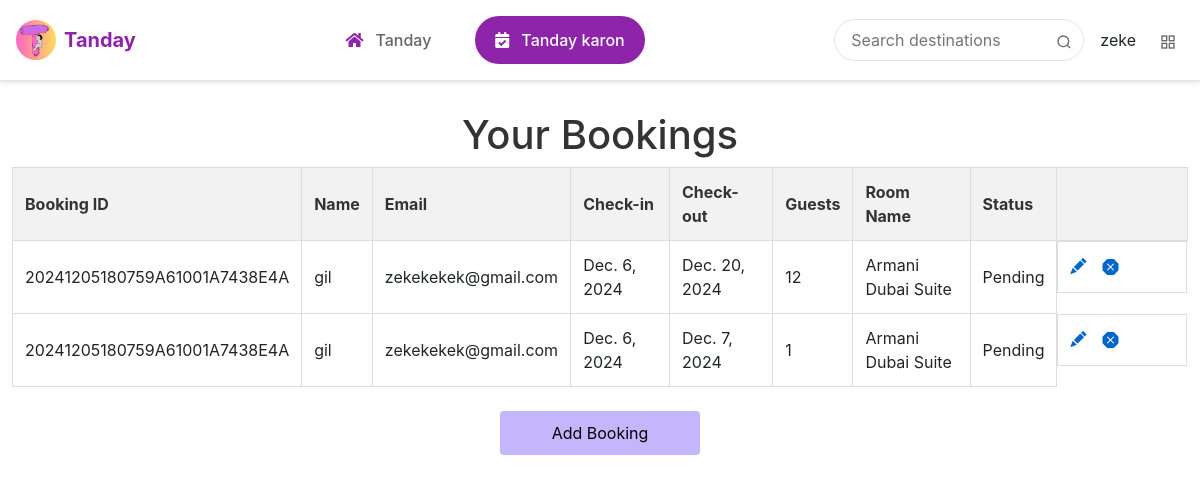
The app's page /my_bookings/ (signed in), older data.
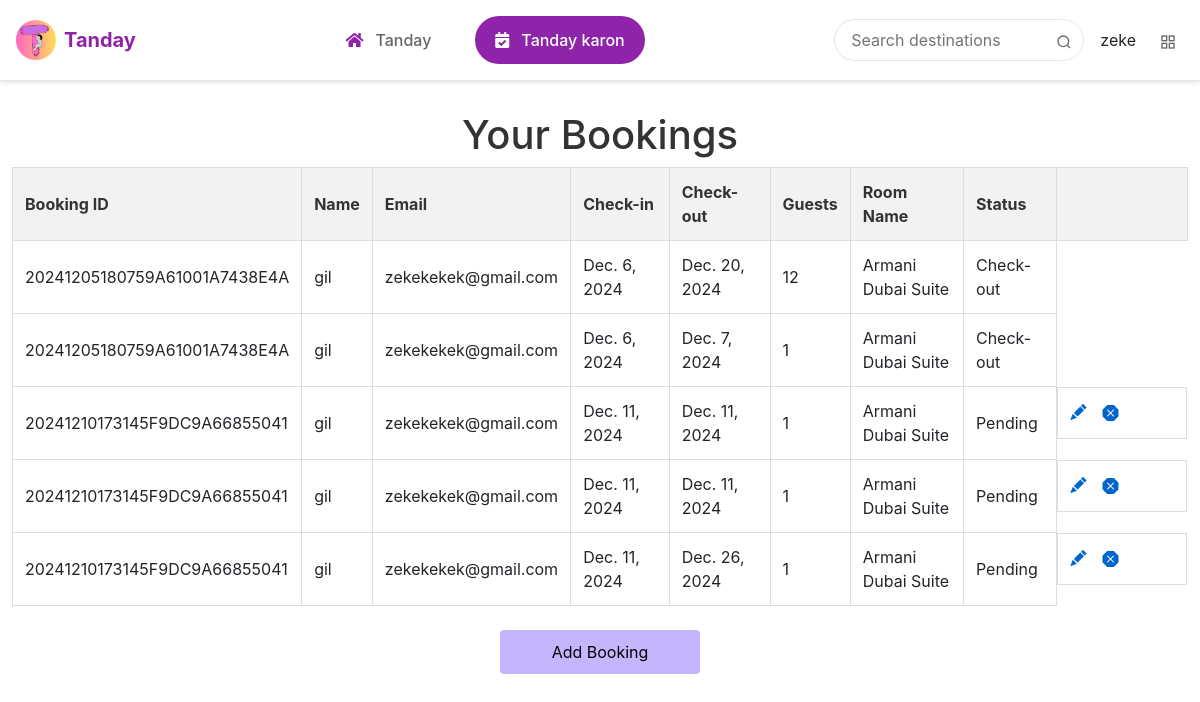
The same page, newer data.
### api/models.py (models this page shows, shortened)
class Booking(models.Model):
    STATUS_CHOICES = [
        ("Pending", "Pending"),
        ("Canceled", "Canceled"),
        ("Accepted", "Accepted"),
        ("Check-in", "Check-in"),
        ("Check-out", "Check-out"),
    ]
    user = models.ForeignKey(User, on_delete=models.CASCADE, null=True, blank=True)
    name = models.CharField(max_length=100)
    email = models.EmailField()
    check_in = models.DateField(null=True, blank=True)
    check_out = models.DateField(null=True, blank=True)
    guests = models.IntegerField()
    room = models.ForeignKey(Rooms, on_delete=models.CASCADE)
    booking_number = models.CharField(max_length=12, editable=False, default=timezone.now().strftime('%Y%m%d%H%M%S') + uuid.uuid4().hex[:14].upper())
    status = models.CharField(max_length=10, choices=STATUS_CHOICES, default="Pending")
    isReviewed = models.BooleanField(default=False)

class Rooms(models.Model):
    name = models.CharField(max_length=100)
    number_of_beds = models.IntegerField()
    price = models.FloatField()
    listing = models.ForeignKey('Listing', on_delete=models.CASCADE)
    available_room = models.IntegerField(default=1)

### api/views.py (the view)
# urls.py: path('my_bookings/', my_bookings, name='my_bookings'),
@login_required
def my_bookings(request):
    bookings = Booking.objects.filter(user=request.user)
    return render(request, 'my_bookings.html', {'bookings': bookings})

### api/templates/my_bookings.html (shortened to what this page needs)
{% extends 'base.html' %}
{% load static %}
{% block content %}
    <div class="container">
        <h1>Your Bookings</h1>
        <table>
            <thead>
                <tr>
                    <th>Booking ID</th>
                    <th>Name</th>
                    <th>Email</th>
                    <th>Check-in</th>
                    <th>Check-out</th>
                    <th>Guests</th>
                    <th>Room Name</th>
                    <th>Status</th>
                    <th></th>
                </tr>
            </thead>
            <tbody>
                {% for booking in bookings %}
                    {%if booking.status != 'Canceled'%}
                    <tr style="cursor: pointer;" onclick="viewDetails(event, '{% url 'booking_details' booking.id %}')">
                        <td>{{ booking.booking_number }}</td>
                        <td>{{ booking.name }}</td>
                        <td>{{ booking.email }}</td>
                        <td>{{ booking.check_in }}</td>
                        <td>{{ booking.check_out }}</td>
                        <td>{{ booking.guests }}</td>
                        <td>{{ booking.room.name }}</td>
                        <td>{{ booking.status }}</td>
                        {%if booking.status != 'Check-out'%}
                        <td style="display: flex;flex-direction: row; width: 130px;">
                            <a href="{% url 'edit_booking' booking.id %}" class="action-link" title="Edit"><i class="bi bi-pencil-fill"></i></a>
                             <form method="POST" action="{% url 'accept' booking.id %}">
                                {%if booking.status != 'Check-in' and booking.status != 'Check-out'%}
                                <button type="submit" name="cancel-user_button" class="status-btn" title="Cancel"><i class="bi bi-x-octagon-fill"></i></button>
                                {%endif%}
                            </form>
                        </td>
                        {%endif%}
                    </tr>
                    {%endif%}
                {% endfor %}
            </tbody>
        </table>
    </div>
    <div class="button-container" style="justify-content: center;">
        <a href="{% url 'home' %}" class="button-add">Add Booking</a>
    </div>
{% endblock content %}

### api/templates/base.html (shortened to what this page needs)
<!DOCTYPE html>
{% load static %}
<html lang="en">
<head>
    <link rel="stylesheet" href="https://cdnjs.cloudflare.com/ajax/libs/font-awesome/5.15.4/css/all.min.css">
    <link rel="stylesheet" href="https://cdn.jsdelivr.net/npm/bootstrap@5.1.3/dist/css/bootstrap.min.css">
    <link href="https://cdn.jsdelivr.net/npm/bootstrap-icons/font/bootstrap-icons.css" rel="stylesheet">
</head>
<body>
    <header>
        <div class="header-content">
            <div class="balay">
                <a href="{% url 'home' %}" class="logo">
                    <img src="{% static 'logo.png' %}" alt="Tanday Logo">
                    <span>Tanday </span>
                </a>
            </div>
            <nav>
                <a href="{% url 'home' %}" {% if request.resolver_match.url_name == 'home' %}class="active"{% endif %}>
                    <i class="fas fa-home"></i>
                    <span>Tanday</span>
                </a>
                <a href="{% url 'my_bookings' %}" {% if request.resolver_match.url_name == 'my_bookings' %}class="active"{% endif %}>
                    <i class="fas fa-calendar-check"></i>
                    <span>Tanday karon</span>
                </a>
            </nav>
            <div class="search-user">
                <div class="search-bar">
                    <form method="GET" action="{% url 'home' %}">
                        <input type="text" name="search" placeholder="Search destinations" value="{{ search_query }}">
                        <button type="submit" aria-label="Search">
                            <svg width="16" height="16" viewBox="0 0 24 24" fill="none" stroke="currentColor" stroke-width="2">
                                <circle cx="11" cy="11" r="8"></circle>
                                <line x1="21" y1="21" x2="16.65" y2="16.65"></line>
                            </svg>
                        </button>
                    </form>
                </div>
                <div class="user-actions">
                    <span>{{ request.user.username }}</span>
                    <div class="dashboard-dropdown">
                        <button aria-label="Dashboard">
                            <svg width="16" height="16" viewBox="0 0 24 24" fill="none" stroke="currentColor" stroke-width="2">
                                <rect x="3" y="3" width="7" height="7"></rect>
                                <rect x="14" y="3" width="7" height="7"></rect>
                                <rect x="14" y="14" width="7" height="7"></rect>
                                <rect x="3" y="14" width="7" height="7"></rect>
                            </svg>
                        </button>
                    </div>
                </div>
            </div>
        </div>
    </header>
    <main>
        {% block content %}{% endblock %}
    </main>
</body>
</html>

### api/templates/my_bookings.html (style rules this page uses)
.container { max-width: 1200px; margin: 0 auto; margin-top: 30px; }
h1 { color: #333; text-align: center; }
table { width: 100%; border-collapse: collapse; margin-bottom: 20px; }
th, td { border: 1px solid #ddd; padding: 12px; text-align: left; }
th { background-color: #f2f2f2; font-weight: bold; color: #333; }
.action-link { color: #0066cc; text-decoration: none; margin-right: 10px; }
.button-container { display: flex; justify-content: space-between; padding: 0 20%; }
.button-add { background-color: #c4b5fd; border: none; color: black; padding: 10px 20px; text-align: center; text-decoration: none; display: inline-block; font-size: 16px; margin: 4px 2px; cursor: pointer; border-radius: 4px; width: 200px; }
.user-actions { display: flex; align-items: center; gap: 0.5rem; }
.user-actions button { background: none; border: none; cursor: pointer; padding: 0.25rem; transition: transform 0.3s ease; }
.dashboard-dropdown { position: relative; }
nav { display: flex; gap: 1.5rem; }
nav a { text-decoration: none; color: #333; padding: 0.5rem 1rem; border-radius: 9999px; transition: background-color 0.3s ease, color 0.3s ease; }
nav a:hover, nav a.active { background-color: #8e24aa; color: white; }
.status-btn { border: none; background: none; color:#0066cc; }

### api/templates/base.html (style rules this page uses)
body { font-family: -apple-system, BlinkMacSystemFont, 'Segoe UI', Roboto, 'Helvetica Neue', Arial, sans-serif; }
header { background-color: white; box-shadow: 0 2px 4px rgba(0, 0, 0, 0.1); position: sticky; top: 0; z-index: 1030; border-bottom: 1px solid #e5e5e5; }
.header-content { display: flex; justify-content: space-between; align-items: center; padding: 1rem; max-width: 1200px; margin: 0 auto; }
.logo { display: flex; align-items: center; text-decoration: none; color: #8e24aa; font-weight: bold; font-size: 1.25rem; gap: 0.5rem; transition: transform 0.3s ease; }
.logo img { width: 40px; height: 40px; border-radius: 50%; }
nav { display: flex; align-items: center; gap: 1.5rem; margin: 0 2rem; }
nav a { display: flex; align-items: center; gap: 0.75rem; text-decoration: none; color: #666; font-weight: 500; padding: 0.75rem 1.25rem; border-radius: 9999px; transition: all 0.2s ease; white-space: nowrap; }
nav a i { color: #8e24aa; transition: color 0.2s ease; }
nav a.active { background-color: #8e24aa; color: white !important; }
nav a.active i { color: white; }
.search-bar { position: relative; margin-right: 1rem; }
.search-bar form { display: flex; align-items: center; }
.search-bar input { padding: 0.5rem 2.5rem 0.5rem 1rem; border: 1px solid #e5e5e5; border-radius: 9999px; width: 250px; transition: all 0.2s ease; }
.search-bar button { position: absolute; right: 0.75rem; top: 50%; transform: translateY(-50%); background: none; border: none; color: #666; padding: 0; cursor: pointer; }
.search-user { display: flex; align-items: center; }
.user-actions { display: flex; align-items: center; gap: 1rem; }
.dashboard-dropdown { position: relative; }
.dashboard-dropdown button { background: none; border: none; padding: 0.5rem; cursor: pointer; color: #666; }

Row changes from the older to the newer data that the page shows:
changed Booking "Dec. 20, 2024": status "Pending" → "Check-out"
changed Booking "Dec. 7, 2024": status "Pending" → "Check-out"
added Booking: booking_number "20241210173145F9DC9A66855041", name "gil", email "zekekekek@gmail.com", check_in "Dec. 11, 2024", check_out "Dec. 11, 2024", guests "1", room.name "Armani Dubai Suite", status "Pending"
added Booking: booking_number "20241210173145F9DC9A66855041", name "gil", email "zekekekek@gmail.com", check_in "Dec. 11, 2024", check_out "Dec. 11, 2024", guests "1", room.name "Armani Dubai Suite", status "Pending"
added Booking: booking_number "20241210173145F9DC9A66855041", name "gil", email "zekekekek@gmail.com", check_in "Dec. 11, 2024", check_out "Dec. 26, 2024", guests "1", room.name "Armani Dubai Suite", status "Pending"
